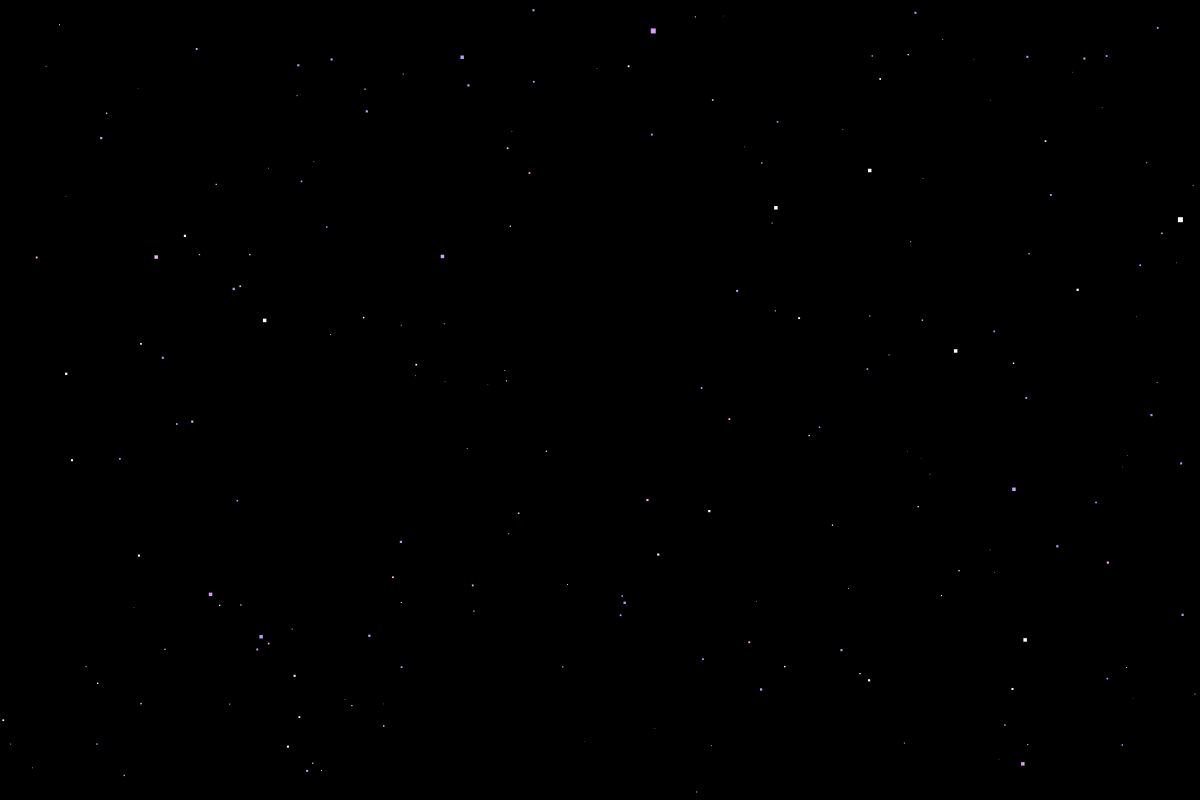
Frame 1 (no input)
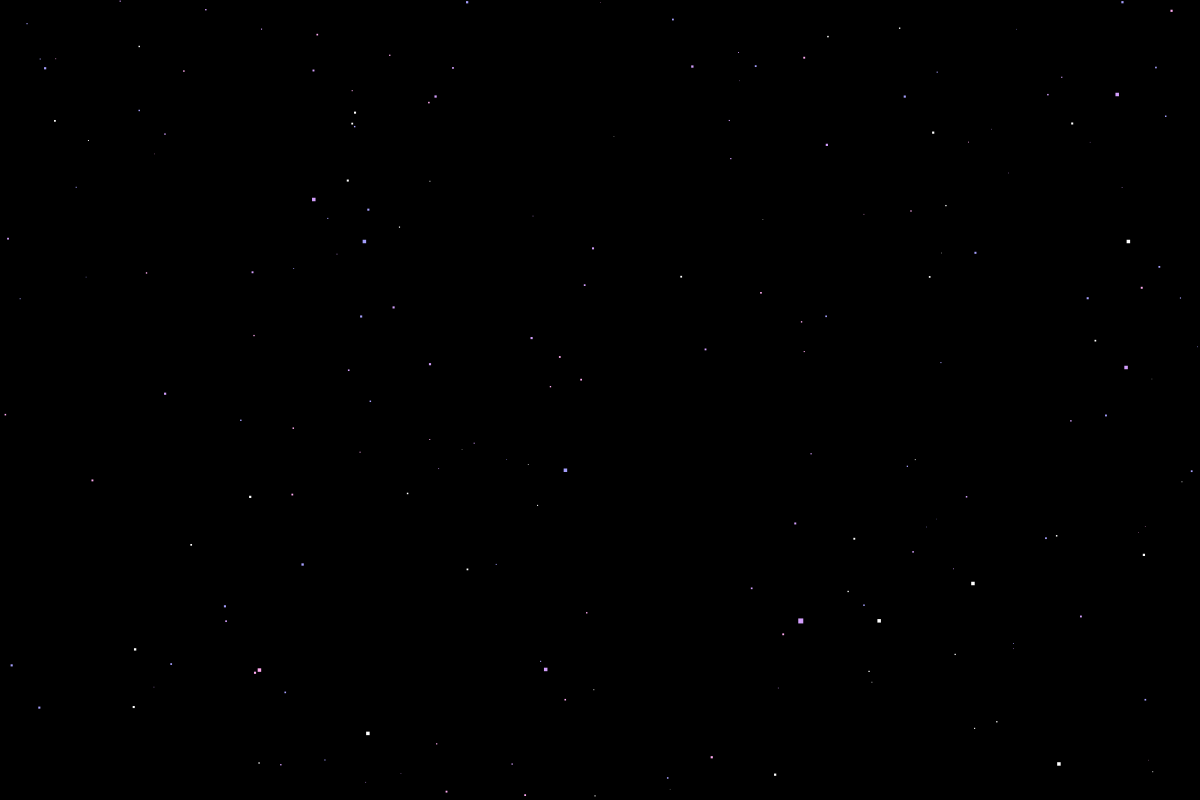
Frame 60 (the mouse pressed at the canvas centre just before this capture)
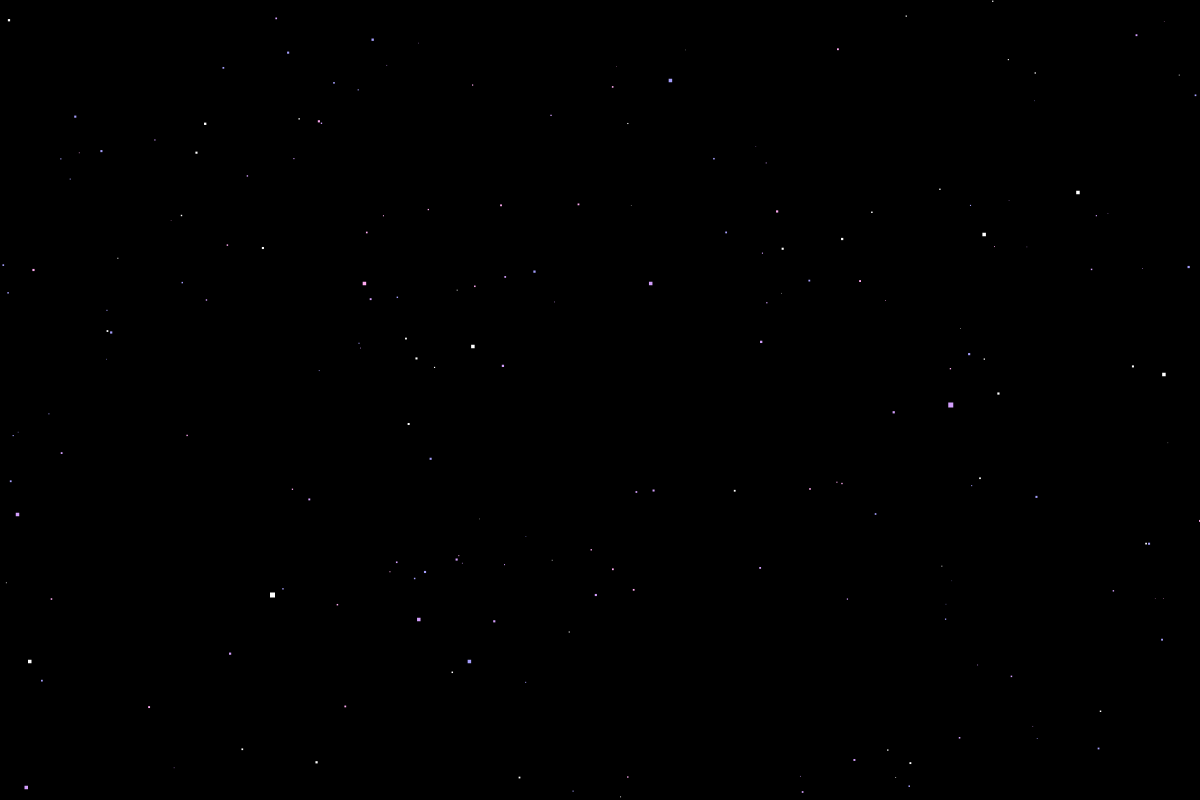
Frame 120 (the mouse held since frame 60 and released just before this capture)

The Processing sketch that drew these frames (run headless with seeded random() and noise(); from frame 60 on, the mouse is pressed at the canvas centre):

// Processing sketch: stars
// ── stars.pde
Star[] star;
int numStars;

color[] starColor;

void setup() {
  size(1200, 800); 
  rectMode(CENTER);
  noStroke();
  
  starColor = new color[5];
  starColor[0] = #FFFFFF;  // White
  starColor[1] = #FFAAF1;  // Pink
  starColor[2] = #D29EFC;  // Purple
  starColor[3] = #A49EFC;  // Blue
  starColor[4] = #FF4047;  // Red
  
  numStars = 200;
  star = new Star[numStars];
  int i = 0;
  while (i < numStars) {
    star[i] = new Star();
    i += 1;
  }
  
  
}

void draw() {
  background(0);
  //fill(0, 50);
  //rect(width/2,height/2, width,height);
  
  int i = 0;
  while (i < numStars) {
    star[i].show();
    star[i].act();
    i += 1;
  }
}

// ── star.pde
class Star {
  // instance variables //
  float x,y, vx,vy, size;
  color sFill;
  
  // constructor //
  Star() {
    x = random(0, width);
    y = random(0, height);
    vy = random(1, 5);
    if (vy >4.9) vy = 10;  // A few faster, larger stars
    if (vy >4.7 && vy < 10) vy = 7;  // ^
    vx = vy/4;
    size = vy/2;
    sFill = starColor[int(random(0,4))];
  }
  
  // behaviour
  void show() {
    fill(sFill);
    square(x,y, size);
  }
  
  void act() {
    x += vx;
    y += vy;
    if (y > height+size/2) y = -size;
    if (x < 0-size/2) x = width+size/2;
    if (x > width+size/2) x = 0-size/2;
  }
}
